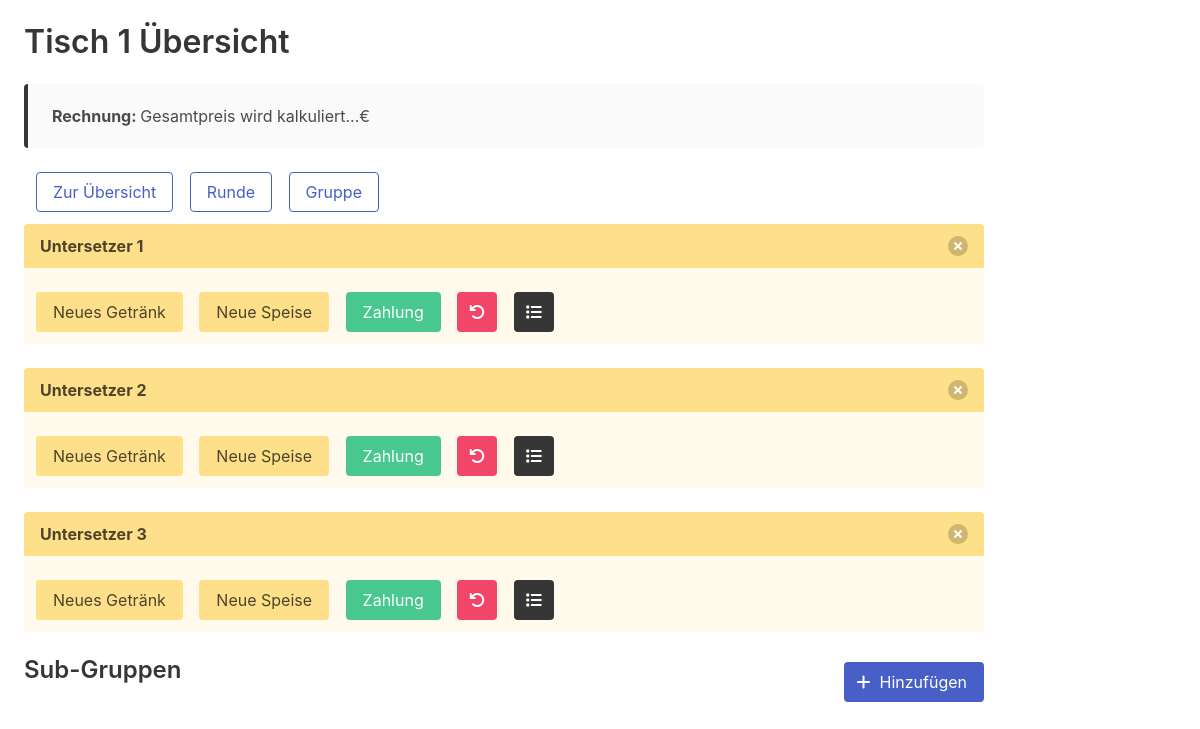
The page /table/1 on the database its author committed.
### untersetzerBroker/models.py (models this page shows, shortened)
class Untersetzer(models.Model):
    identifier = models.CharField(max_length=5)
    glass_level = models.IntegerField(default=0)
    timeout = models.BooleanField()
    table = models.ForeignKey('Table', on_delete=models.CASCADE, related_name='table', blank=True, null=True)
    description = models.CharField(max_length=200)

### untersetzerBroker/views.py (the view)
# urls.py: path('table/<str:identifier>', views.getTable, name='table'),
def getTable(request, identifier):
    table = Table.objects.get(identifier=identifier)
    allBeverageData = BeverageTemplate.objects.all()  # Get drink templates
    allFoodData = FoodTemplate.objects.all()  # Get Food templates
    quickDrinkData = QuickAccessTemplate.objects.all()  # Get Food templates
    quickFoodData = QuickAccessTemplateFood.objects.all()  # Get Food templates
    tempGroups = tempCoasterGroup.objects.filter(table__identifier=identifier)  # Get Temp-Coasters
    tempGroupsList = []
    for tempGroup in tempGroups:
        tempGroupsList.append(tempGroup.coasters.all())
    tableCoaster = []
    for coaster in table.coasters.all():
        tableCoaster.append(coaster)
    return render(request, 'table.html', {'tableTemplateData': tableCoaster, 'tableId': table.identifier,
                                          'beverageTemplateData': allBeverageData, 'foodTemplateData': allFoodData,
                                          'quickFood': quickFoodData, 'quickDrink': quickDrinkData,
                                          'tempGroups': tempGroupsList})

### templates/table.html (shortened to what this page needs)
<!DOCTYPE html>
<html lang="en">
<head>
    {% block css %}
        <link rel="stylesheet" href="https://cdn.jsdelivr.net/npm/bulma@0.9.3/css/bulma.min.css">
    {% endblock css %}
</head>
<body hx-headers='{"X-CSRFToken": "{{ csrf_token }}"}'>
<div class="container mt-5 mx-5" x-data="{ coasterId:0}"
     @notify.window="coasterId = $event.detail">
    <div>
        <h1 class="title">Tisch {{ tableId }} Übersicht</h1>
        <article class="message is-dark">
            <div class="message-body">
                <b>Rechnung: </b><span hx-get="/table/{{ tableId }}/pay" hx-trigger="every 5s">Gesamtpreis wird kalkuliert...</span>€
            </div>
        </article>
        <a href="/table/">
        <button class="button is-link is-outlined ml-3 mb-3">Zur Übersicht
        </button></a>
        <a href="/table/{{ tableId }}/round">
        <button class="button is-link is-outlined ml-3 mb-3">Runde
        </button></a>
        <a href="/table/{{ tableId }}/group">
        <button class="button is-link is-outlined ml-3 mb-3">Gruppe
        </button></a>
        {% for n in tableTemplateData %}
            <div class="mb-5"
                 x-data="{orderModal{{ forloop.counter }}: false, show:true, reset:false, foodModal{{ forloop.counter }}: false,}">
                <article class="message is-warning" x-show="show">
                    <div class="message-header mb-5">
                        <p>Untersetzer {{ n.identifier }}</p>
                        <button @click=" show=false" class="delete"
                                aria-label="delete"></button>
                    </div>
                    <button @click="orderModal{{ forloop.counter }}=true, $dispatch('notify', {{ forloop.counter }} )"
                            class="button is-warning ml-3 mb-3">Neues Getränk
                    </button>
                    <button @click="foodModal{{ forloop.counter }}=true, $dispatch('notifyfood', {{ forloop.counter }} )"
                            class="button is-warning ml-3 mb-3">Neue Speise
                    </button>
                    <button hx-post="/table/{{ tableId }}/coaster/{{ n.identifier }}/pay"
                            @click="reset = true"
                            class="button is-success ml-3 mb-3">Zahlung
                    </button>
                    <button class="button is-danger ml-3" hx-get="/table/{{ n.identifier }}/undo/">
                        <span class="icon is-small">
                          <i class="fas fa-undo"></i>
                        </span>
                    </button>
                    <a href="/gs/{{ n.identifier }}/">
                    <button class="button is-dark ml-3" >
                        <span class="icon is-small">
                          <i class="fas fa-list"></i>
                        </span>
                    </button>
                        </a>
                </article>
            </div>
        {% endfor %}
    <div class="level is-mobile">
        <h2 class="title is-4">Sub-Gruppen</h2>
     <a href="/table/{{ tableId }}/subgroup/">
    <button class="button is-link">
    <span class="icon is-small">
      <i class="fas fa-plus"></i>
    </span>
    <span>Hinzufügen</span>
  </button></a>
    </div>
    </div>
</div>
<link href="https://cdn.jsdelivr.net/npm/select2@4.1.0-rc.0/dist/css/select2.min.css" rel="stylesheet"/>
<link rel="stylesheet" href="https://cdnjs.cloudflare.com/ajax/libs/font-awesome/6.2.0/css/all.min.css" />
</body>
</html>

### rows shown on the page
Untersetzer: identifier "1"
Untersetzer: identifier "2"
Untersetzer: identifier "3"

### other values the page prints
{{ tableId }} "1"
